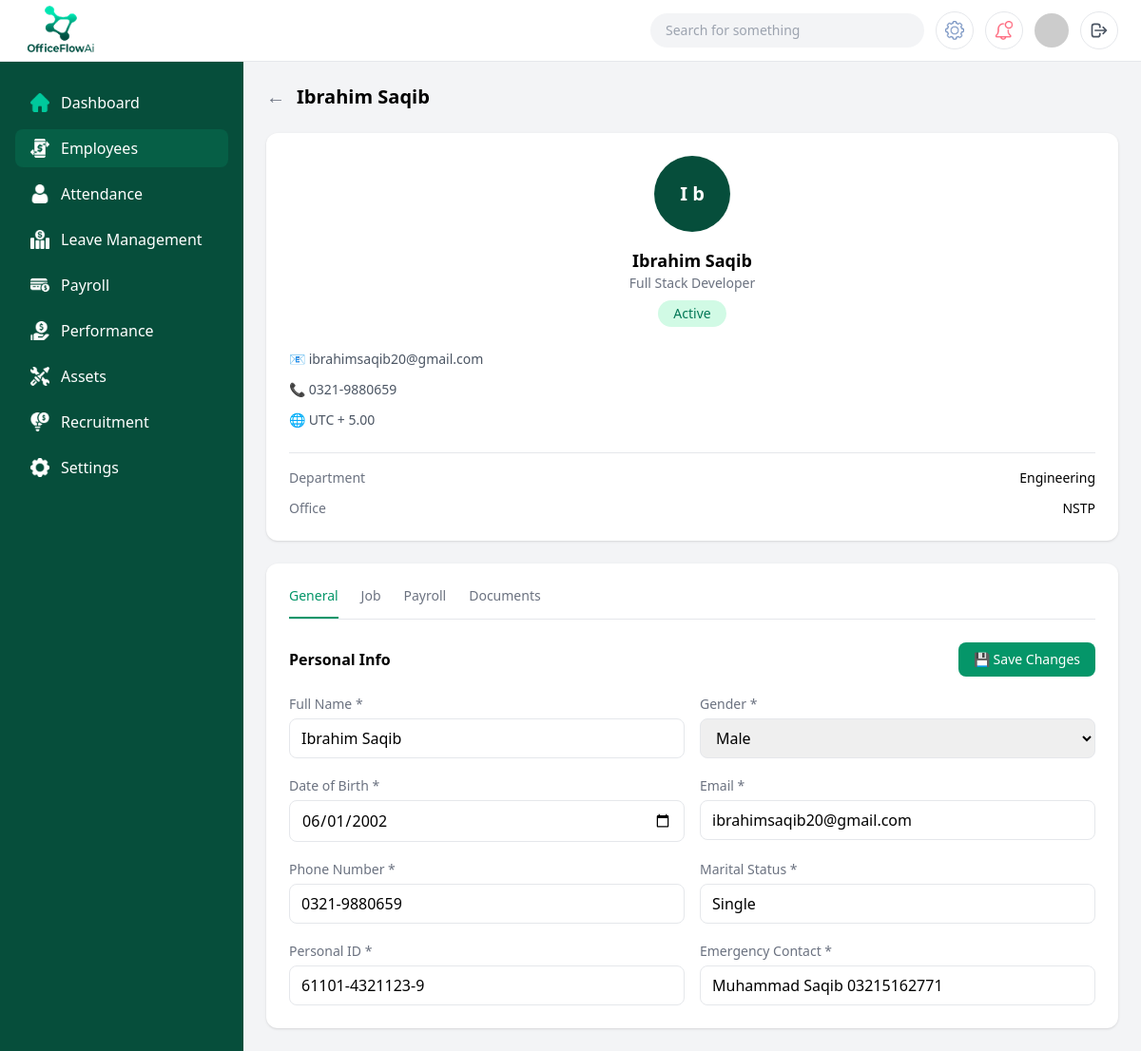
The page /manage/employees/EMP-01/general/ (signed in) on the database its author committed.
### core/models.py (models this page shows)
class EmployeePersonalInfo(models.Model):
    employee = models.OneToOneField(EmployeeProfile, on_delete=models.CASCADE)
    full_name = models.CharField(max_length=150)
    gender = models.CharField(
        max_length=10,
        choices=[('MALE','Male'), ('FEMALE','Female'), ('OTHER','Other')]
    )
    date_of_birth = models.DateField()
    marital_status = models.CharField(max_length=20)
    email = models.EmailField()
    phone_number = models.CharField(max_length=20)
    personal_id = models.CharField(max_length=50)  # CNIC / Passport
    emergency_contact = models.CharField(max_length=20)
    timezone = models.CharField(max_length=50, default='UTC+5')

class EmployeeProfile(models.Model):
    user = models.OneToOneField(User, on_delete=models.CASCADE)
    employee_id = models.CharField(max_length=20, unique=True)
    department = models.CharField(
        max_length=30,
        choices=[
            ('ENGINEERING', 'Engineering'),
            ('PROCUREMENT', 'Procurement'),
            ('FINANCE', 'Finance'),
            ('CONSTRUCTION', 'Construction'),
            ('HSE', 'HSE'),
        ]
    )
    job_title = models.CharField(max_length=100)
    office = models.CharField(max_length=100, blank=True)
    employment_type = models.CharField(
        max_length=20,
        choices=[
            ('FULL_TIME', 'Full Time'),
            ('PART_TIME', 'Part Time'),
            ('CONTRACT', 'Contract'),
        ]
    )
    status = models.CharField(
        max_length=20,
        choices=[
            ('ACTIVE', 'Active'),
            ('INACTIVE', 'Inactive'),
            ('TERMINATED', 'Terminated'),
        ],
        default='ACTIVE'
    )
    join_date = models.DateField()
    exit_date = models.DateField(null=True, blank=True)
    created_at = models.DateTimeField(auto_now_add=True)

### core/views.py (the view, shortened to what this page needs)
@login_required
@user_passes_test(is_hr_or_superuser)
def employee_general_admin_view(request, employee_id):
    employee = _get_employee_or_404(employee_id)
    personal = getattr(employee, "employeepersonalinfo", None)
    context = {
        "employee": employee,
        "personal": personal,
    }
    return render(request, "adminPages/employee1_admin.html", context)

### core/views.py (called while the page is built)
def is_hr_or_superuser(user):
    return user.is_authenticated and (user.is_superuser or user.groups.filter(name='HR').exists())

def _get_employee_or_404(employee_id: str) -> EmployeeProfile:
    return get_object_or_404(EmployeeProfile, employee_id=employee_id)

### core/templates/adminPages/employee1_admin.html (shortened to what this page needs)
{% load static %}
<!DOCTYPE html>
<html lang="en">
  <head>
    <script src="https://cdn.tailwindcss.com"></script>
  </head>
  <body class="bg-gray-100">
    <header class="fixed top-0 left-0 right-0 z-50 bg-white border-b">
      <div class="flex items-center justify-between px-6 h-16">
        <img
          src="{% static 'assets/img/brand/OfficeFlowAi.png' %}"
          class="h-20 w-20"
          alt="OfficeFlowAi Logo"
        />
        <div class="flex items-center gap-3">
          <div
            class="hidden md:flex items-center bg-gray-100 rounded-full px-4 py-2 w-72"
          >
            <input
              type="text"
              placeholder="Search for something"
              class="bg-transparent outline-none text-sm w-full"
            />
          </div>
          <button
            class="w-10 h-10 flex items-center justify-center border rounded-full"
          >
            <img
              src="{% static 'assets/img/icons/common/settings 1.png' %}"
              class="w-5"
              alt="Settings"
            />
          </button>
          <button
            class="w-10 h-10 flex items-center justify-center border rounded-full"
          >
            <img
              src="{% static 'assets/img/icons/common/002-notification-1.png' %}"
              class="w-5"
              alt="Notifications"
            />
          </button>
          <img
            src="https://i.pravatar.cc/40"
            class="w-9 h-9 rounded-full"
            alt="User Avatar"
          />
          <a
            href="{% url 'logout' %}"
            class="w-10 h-10 border rounded-full flex items-center justify-center hover:bg-gray-100 text-gray-600"
            title="Logout"
          >
            <svg class="w-5 h-5" fill="none" stroke="currentColor" viewBox="0 0 24 24">
              <path stroke-linecap="round" stroke-linejoin="round" stroke-width="2" d="M17 16l4-4m0 0l-4-4m4 4H7m6 4v1a3 3 0 01-3 3H6a3 3 0 01-3-3V7a3 3 0 013-3h4a3 3 0 013 3v1"></path>
            </svg>
          </a>
        </div>
      </div>
    </header>
    <div class="flex pt-16">
      <aside
        class="hidden lg:block w-64 bg-emerald-900 min-h-screen fixed text-white"
      >
        <nav class="px-4 py-6 space-y-2">
          <a
            class="flex items-center gap-3 px-4 py-2 rounded-lg hover:bg-emerald-800"
          >
            <img
              src="{% static 'assets/img/icons/common/home 2.png' %}"
              class="w-5"
              alt="Dashboard"
            />
            Dashboard
          </a>
          <a
            href="{% url 'employee_directory' %}"
            class="flex items-center gap-3 px-4 py-2 rounded-lg bg-emerald-800"
          >
            <img
              src="{% static 'assets/img/icons/common/transfer 1.png' %}"
              class="w-5"
              alt="Employees"
            />
            Employees
          </a>
          <a
            class="flex items-center gap-3 px-4 py-2 rounded-lg hover:bg-emerald-800"
          >
            <img
              src="{% static 'assets/img/icons/common/user 3 1.png' %}"
              class="w-5"
              alt="Attendance"
            />
            Attendance
          </a>
          <a
            href="{% url 'hr_leave_requests' %}"
            class="flex items-center gap-3 px-4 py-2 rounded-lg hover:bg-emerald-800"
          >
            <img
              src="{% static 'assets/img/icons/common/economic-investment 1.png' %}"
              class="w-5"
              alt="Leave Management"
            />
            Leave Management
          </a>
          <a
            class="flex items-center gap-3 px-4 py-2 rounded-lg hover:bg-emerald-800"
          >
            <img
              src="{% static 'assets/img/icons/common/credit-card 1.png' %}"
              class="w-5"
              alt="Payroll"
            />
            Payroll
          </a>
          <a
            class="flex items-center gap-3 px-4 py-2 rounded-lg hover:bg-emerald-800"
          >
            <img
              src="{% static 'assets/img/icons/common/loan 1.png' %}"
              class="w-5"
              alt="Performance"
            />
            Performance
          </a>
          <a
            class="flex items-center gap-3 px-4 py-2 rounded-lg hover:bg-emerald-800"
          >
            <img
              src="{% static 'assets/img/icons/common/service 1.png' %}"
              class="w-5"
              alt="Assets"
            />
            Assets
          </a>
          <a
            class="flex items-center gap-3 px-4 py-2 rounded-lg hover:bg-emerald-800"
          >
            <img
              src="{% static 'assets/img/icons/common/econometrics 1.png' %}"
              class="w-5"
              alt="Recruitment"
            />
            Recruitment
          </a>
          <a
            class="flex items-center gap-3 px-4 py-2 rounded-lg hover:bg-emerald-800"
          >
            <img
              src="{% static 'assets/img/icons/common/settings solid 1.png' %}"
              class="w-5"
              alt="Settings"
            />
            Settings
          </a>
        </nav>
      </aside>
      <main class="flex-1 lg:ml-64 p-6">
        <div class="flex items-center gap-3 mb-6">
          <button class="text-gray-500 text-xl" onclick="history.back()">
            &#8592;
          </button>
          <h1 class="text-xl font-semibold">{{ personal.full_name }}</h1>
        </div>
        <div class="grid grid-cols-1 xl:grid-cols-3 gap-6">
          <div class="bg-white rounded-xl shadow p-6 self-start">
            <div class="flex flex-col items-center text-center">
              <div
                class="w-20 h-20 rounded-full flex items-center justify-center text-xl font-semibold text-white mb-4"
                style="background-color: #064e3b"
              >
                {{ employee.employeepersonalinfo.full_name|slice:":1" }}
                {{employee.employeepersonalinfo.full_name|slice:"1:2" }}
              </div>
              <h2 class="font-semibold text-lg">{{ personal.full_name }}</h2>
              <p class="text-sm text-gray-500">{{ employee.job_title }}</p>
              <span
                class="mt-2 px-4 py-1 text-sm bg-emerald-100 text-emerald-700 rounded-full"
              >
                {{ employee.get_status_display }}
              </span>
            </div>
            <div class="mt-6 space-y-3 text-sm text-gray-600">
              <div class="flex items-center gap-2">📧 {{ personal.email }}</div>
              <div class="flex items-center gap-2">
                📞 {{ personal.phone_number }}
              </div>
              <div class="flex items-center gap-2">
                🌐 {{ personal.timezone }}
              </div>
            </div>
            <div class="border-t mt-6 pt-4 space-y-3">
              <div class="flex justify-between text-sm">
                <span class="text-gray-500">Department</span>
                <span class="font-medium">
                  {{employee.get_department_display}}
                </span>
              </div>
              <div class="flex justify-between text-sm">
                <span class="text-gray-500">Office</span>
                <span class="font-medium">{{ employee.office }}</span>
              </div>
            </div>
          </div>
          <div class="xl:col-span-2 bg-white rounded-xl shadow p-6">
            <div class="border-b mb-6">
              <nav class="flex gap-6 text-sm font-medium">
                <a class="pb-3 border-b-2 border-emerald-600 text-emerald-600">
                  General
                </a>
                <a
                  href="{% url 'employee_job_admin' employee.employee_id %}"
                  class="pb-3 text-gray-500 hover:text-gray-700"
                  >Job</a
                >
                <a
                  href="{% url 'employee_payroll_admin' employee.employee_id %}"
                  class="pb-3 text-gray-500 hover:text-gray-700"
                  >Payroll</a
                >
                <a
                  href="{% url 'employee_documents_admin' employee.employee_id %}"
                  class="pb-3 text-gray-500 hover:text-gray-700"
                  >Documents</a
                >
              </nav>
            </div>
            <form method="post" action="">
              <div class="flex justify-between items-center mb-4">
                <h3 class="font-semibold">Personal Info</h3>
                <button type="submit" class="bg-emerald-600 text-white px-4 py-2 rounded-lg text-sm hover:bg-emerald-700">
                  💾 Save Changes
                </button>
              </div>
              <div class="grid grid-cols-1 md:grid-cols-2 gap-4">
                <div>
                  <label class="text-sm text-gray-500">Full Name *</label>
                  <input
                    name="full_name"
                    class="w-full mt-1 border rounded-lg px-3 py-2 focus:ring-2 focus:ring-emerald-500 outline-none"
                    value="{{ personal.full_name }}"
                    required
                  />
                </div>
                <div>
                  <label class="text-sm text-gray-500">Gender *</label>
                  <select
                    name="gender"
                    class="w-full mt-1 border rounded-lg px-3 py-2 focus:ring-2 focus:ring-emerald-500 outline-none"
                    required
                  >
                    <option value="MALE" {% if personal.gender == 'MALE' %}selected{% endif %}>Male</option>
                  </select>
                </div>
                <div>
                  <label class="text-sm text-gray-500">Date of Birth *</label>
                  <input
                    type="date"
                    name="date_of_birth"
                    class="w-full mt-1 border rounded-lg px-3 py-2 focus:ring-2 focus:ring-emerald-500 outline-none"
                    value="{{ personal.date_of_birth|date:'Y-m-d' }}"
                    required
                  />
                </div>
                <div>
                  <label class="text-sm text-gray-500">Email *</label>
                  <input
                    type="email"
                    name="email"
                    class="w-full mt-1 border rounded-lg px-3 py-2 focus:ring-2 focus:ring-emerald-500 outline-none"
                    value="{{ personal.email }}"
                    required
                  />
                </div>
                <div>
                  <label class="text-sm text-gray-500">Phone Number *</label>
                  <input
                    name="phone_number"
                    class="w-full mt-1 border rounded-lg px-3 py-2 focus:ring-2 focus:ring-emerald-500 outline-none"
                    value="{{ personal.phone_number }}"
                    required
                  />
                </div>
                <div>
                  <label class="text-sm text-gray-500">Marital Status *</label>
                  <input
                    name="marital_status"
                    class="w-full mt-1 border rounded-lg px-3 py-2 focus:ring-2 focus:ring-emerald-500 outline-none"
                    value="{{ personal.marital_status }}"
                    required
                  />
                </div>
                <div>
                  <label class="text-sm text-gray-500">Personal ID *</label>
                  <input
                    name="personal_id"
                    class="w-full mt-1 border rounded-lg px-3 py-2 focus:ring-2 focus:ring-emerald-500 outline-none"
                    value="{{ personal.personal_id }}"
                    required
                  />
                </div>
                <div>
                  <label class="text-sm text-gray-500"
                    >Emergency Contact *</label
                  >
                  <input
                    name="emergency_contact"
                    class="w-full mt-1 border rounded-lg px-3 py-2 focus:ring-2 focus:ring-emerald-500 outline-none"
                    value="{{ personal.emergency_contact }}"
                    required
                  />
                </div>
              </div>
            </form>
          </div>
        </div>
      </main>
    </div>
  </body>
</html>

### rows shown on the page
EmployeePersonalInfo: full_name "Ibrahim Saqib", email "ibrahimsaqib20@gmail.com", phone_number "0321-9880659", timezone "UTC + 5.00", gender "Male", date_of_birth "06/01/2002", marital_status "Single", personal_id "61101-4321123-9", emergency_contact "Muhammad Saqib 03215162771"
EmployeeProfile: employeepersonalinfo.full_name "I", employeepersonalinfo.full_name "b", job_title "Full Stack Developer", status "Active", department "Engineering", office "NSTP"
